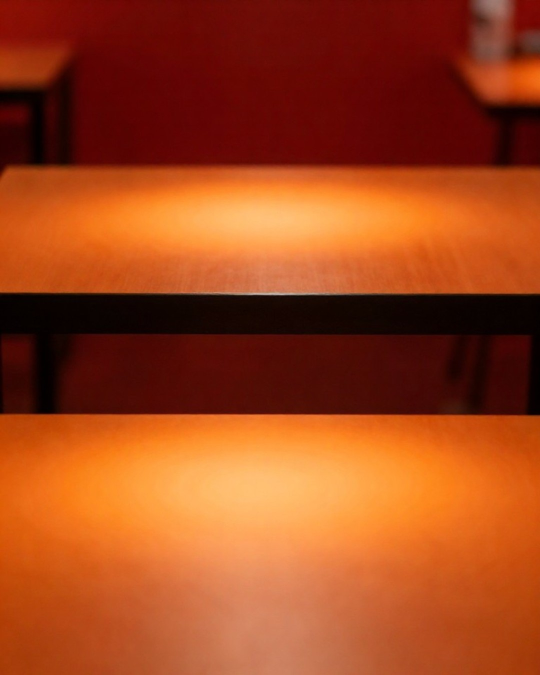
#> input picture deploy/acer_klein_lab/fila_ls/entrada/02_supermercado_atual/cenario.jpg, 1080 x 1350 px (shown at 1/2 size)
$ python -i surfaces.py   (imports and definitions only)
#> lines starting #> are read from the running program, lines starting #| are printed output that depends on the picture; after the words box and inside, x2 and y2 are one past the last pixel; in counts of white or black regions, pixels touching at a corner belong together
#> further down, picture is the input picture: PIL image 1080x1350 RGB; mean R, G, B 160, 68.5, 27.2
"""Texto em superfícies (parede, placa, letreiro, camiseta…): perspectiva, curvatura e integração com a luz.

Só numpy + Pillow (leve: roda no servidor e no Acer). Fluxo:
1. A arte é gerada pedindo a superfície lisa e visível (creative.SURFACE_HINTS), sem letras.
2. Aqui a superfície é localizada pela textura: regiões lisas e contínuas, ligadas entre si.
   - Superfície plana (placa, letreiro, quadro, outdoor, fachada): a região mais "retangular" vira um quadrilátero
     (os 4 cantos extremos); o texto é projetado nele com transformação de perspectiva (homografia).
   - Parede: o maior retângulo liso dentro da região; se a região for um quadrilátero bem definido, usa perspectiva.
   - Camiseta/caneca: a peça é segmentada pela cor a partir do centro; o texto é curvado (cilindro + arco) e acompanha
     as dobras do tecido (deslocamento pelo relevo da luz).
3. Integração: a luz e a sombra da arte passam para as letras (multiplicação pela luminância local), a textura fina
   da superfície aparece por cima e, em parede, as letras ganham uma sombra curta oposta à luz.

Sem confiança na superfície, devolve None e o Studio usa o texto em destaque sobre a arte (sem inventar perspectiva).
"""
import math
from collections import deque

import numpy as np
from PIL import Image, ImageDraw, ImageFilter

try:  # OpenCV (no Acer vem com o RapidOCR): segmentação GrabCut e detecção de quadriláteros por contorno
    import cv2
except Exception:  # noqa: BLE001 — sem OpenCV (ex.: servidor), ficam os métodos só com numpy
    cv2 = None

PLANAR = {"placa", "letreiro", "outdoor", "quadro", "tela", "fachada", "vitrine", "embalagem", "caixa", "rotulo", "rótulo"}
WALL = {"parede", "muro"}
CURVED = {"camiseta", "camisa", "bone", "boné", "caneca", "garrafa", "copo", "lata"}
WORK = 320  # lado maior da análise (rápido em CPU)


# [25 lines left out: functions kind_of, _small, _gradient, not called in this run]


def _box_blur(arr, radius):
    img = Image.fromarray(np.clip(arr, 0, 255).astype(np.uint8))
    return np.asarray(img.filter(ImageFilter.BoxBlur(radius)), dtype=np.float32)


# [211 lines left out: functions _components, _quad_from_points, _poly_area, _largest_rect, _smooth_mask, find_planar and 5 more, not called in this run]


def _dist(a, b):
    return math.hypot(a[0] - b[0], a[1] - b[1])


# [138 lines left out: functions _shade_and_texture, _light_direction, _text_color, _occlude, apply_planar, _remap and 1 more, not called in this run]


# ----------------------------------------------------------------------------------- OpenCV (quando disponível)

CV_WORK = 480


def _cv_small(img):
    scale = CV_WORK / max(img.size)
#> scale = 0.356
    small = img.convert("RGB").resize((max(32, int(img.width * scale)), max(32, int(img.height * scale))), Image.BILINEAR)
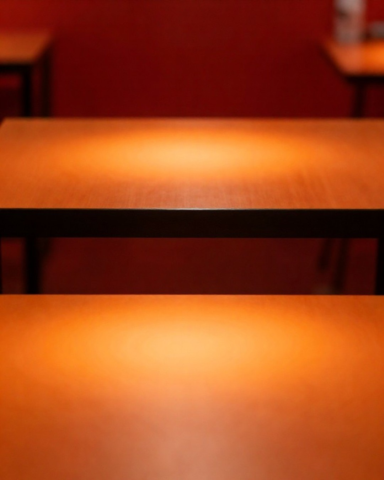
#> small: PIL image 384x480 RGB; mean R, G, B 160, 68.5, 27.2
    return cv2.cvtColor(np.asarray(small), cv2.COLOR_RGB2BGR), scale


# [80 lines left out: functions _full_mask, find_garment_cv, _order_quad, not called in this run]


def find_quad_cv(img):
    """Placa/painel: contornos fechados aproximados por 4 vértices, convexos, lisos por dentro. Funciona com placas
    inclinadas ou vistas de lado (a homografia corrige a perspectiva). Parcialmente coberta: o casco convexo da
    região lisa vira o quadrilátero e a máscara mantém o que está na frente."""
    bgr, scale = _cv_small(img)
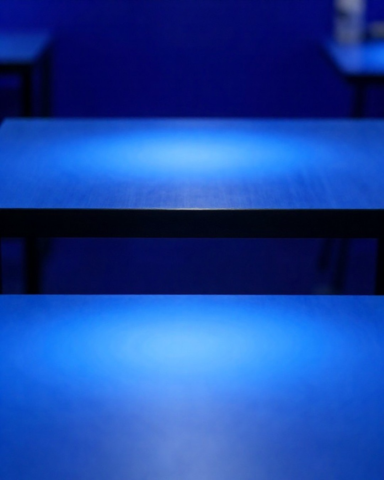
#> bgr: shape (480, 384, 3); mean R, G, B 27.2, 68.5, 160
#> scale = 0.356
    h, w = bgr.shape[:2]
#> h = 480; w = 384
    gray = cv2.cvtColor(bgr, cv2.COLOR_BGR2GRAY)
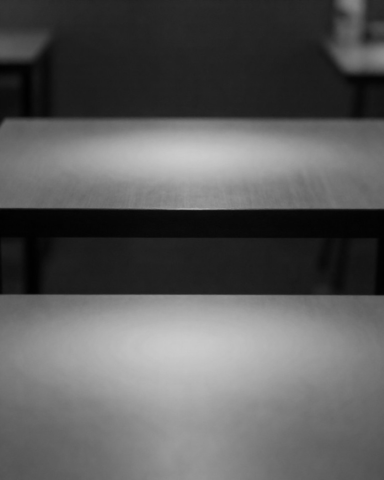
#> gray: shape (480, 384); min 1, max 204, mean 91.2
    edges = cv2.Canny(cv2.GaussianBlur(gray, (5, 5), 0), 40, 120)
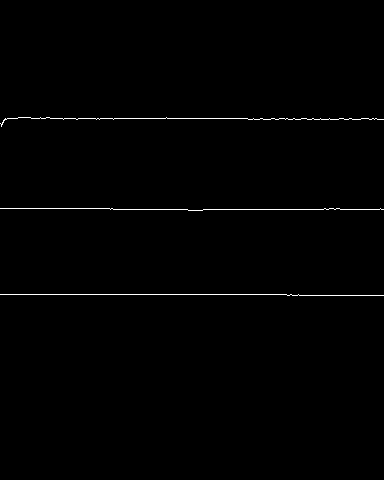
#> edges: shape (480, 384); 0.63% white in thin lines or dots, all inside (x1, y1, x2, y2) = (0, 117, 384, 296)
    edges = cv2.dilate(edges, np.ones((3, 3), np.uint8))
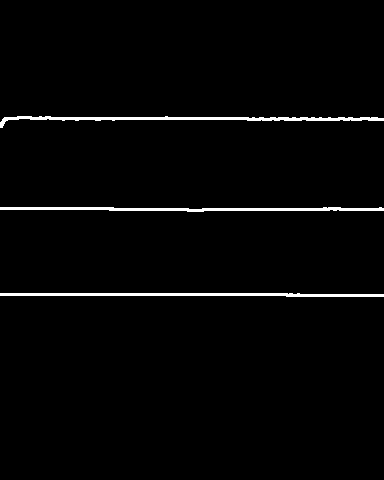
#> edges: shape (480, 384); 2% white; 3 white regions
    contours, _ = cv2.findContours(edges, cv2.RETR_LIST, cv2.CHAIN_APPROX_SIMPLE)
#> contours = 3 contours; box (x1, y1, x2, y2) and area: (0, 116, 384, 128) 876, (0, 207, 384, 212) 790, (0, 293, 384, 297) 775
    lab = cv2.cvtColor(bgr, cv2.COLOR_BGR2LAB).astype(np.float32)
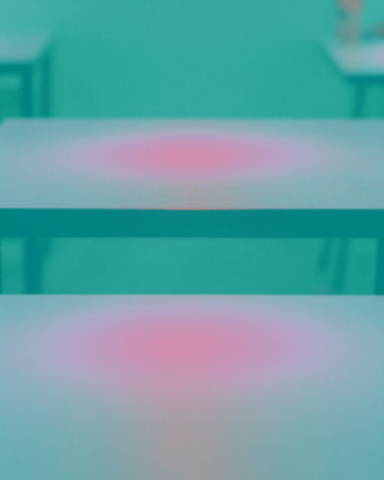
#> lab: shape (480, 384, 3) float32; mean R, G, B 103.3, 162.1, 167.9
    best = None
    for c in contours:
        area = cv2.contourArea(c)
        if area < h * w * 0.02 or area > h * w * 0.85:
            continue
        hull = cv2.convexHull(c)
        for eps in (0.02, 0.035, 0.05):
            approx = cv2.approxPolyDP(hull, eps * cv2.arcLength(hull, True), True)
            if len(approx) == 4 and cv2.isContourConvex(approx):
                break
        else:
            continue
        poly = np.zeros((h, w), np.uint8)
        cv2.fillConvexPoly(poly, approx, 1)
        inside = poly.astype(bool)
        inner = cv2.erode(poly, np.ones((7, 7), np.uint8)).astype(bool)
        if inner.sum() < 50:
            continue
        edge_density = (edges[inner] > 0).mean()
        ref = np.median(lab[inner], axis=0)
        same = np.sqrt((((lab - ref) * np.array([0.6, 1.0, 1.0], np.float32)) ** 2).sum(axis=2)) < 20
        uniform = same[inner].mean()
        if uniform < 0.6 or edge_density > 0.12:
            continue
        quad_area = cv2.contourArea(approx)
        score = quad_area * uniform * (1 - edge_density)
        if best is None or score > best[0]:
            best = (score, approx, same & inside, uniform, edge_density)
#> this loop made 3 passes
#> area on passes 1 to 3: 775, 790, 875.5
    if best is None:
        return None
    _, approx, surface, uniform, edge_density = best
    inv = 1 / scale
    quad = [(float(x * inv), float(y * inv)) for x, y in _order_quad(approx)]
    confidence = round(float(min(1.0, uniform * (1 - edge_density * 3))), 2)
    mask = _full_mask(cv2.dilate(surface.astype(np.uint8), np.ones((3, 3), np.uint8)).astype(bool), scale, img.size)
    return {"quad": quad, "confianca": confidence, "mascara": mask}


# [42 lines left out: function apply, not called in this run]

>>> from PIL import Image
>>> picture = Image.open('../../deploy/acer_klein_lab/fila_ls/entrada/02_supermercado_atual/cenario.jpg')
>>> result = find_quad_cv(picture)
